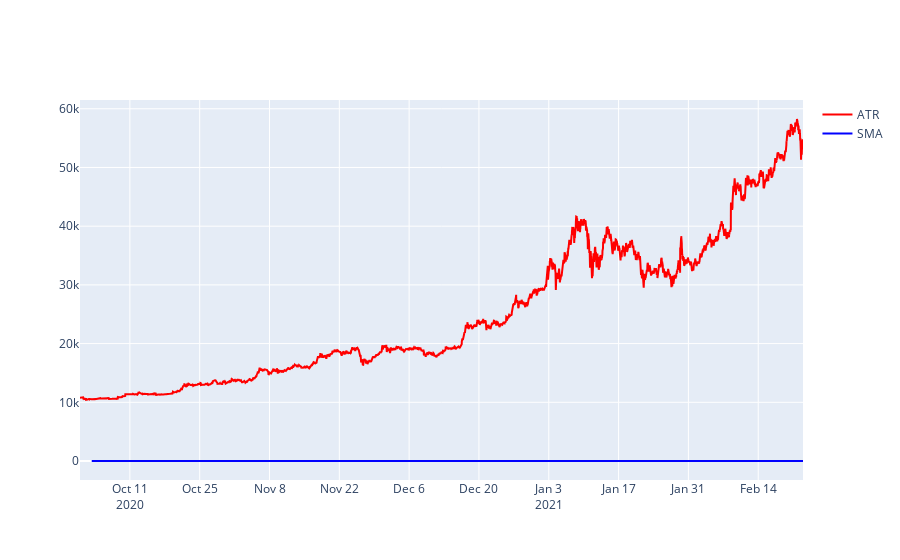

Notebook code cell kept with this figure:
### Code cell
fig = go.Figure()
fig.add_scatter(
    x=atr_ind.index.to_list(),
    y=prices.close.values.flatten(),
    mode='lines',
    marker=dict(color='red'),
    name='ATR'

)
fig.add_scatter(
    x=rsi_ind.index.to_list(),
    y=talib.SMA(atr_ind.values.flatten(), timeperiod=100) * 1000 / prices.close.values.flatten(),
    mode='lines',
    marker=dict(color='blue'),
    name='SMA'
)
fig.show()

### Figure 1 — Plotly figure (JSON) as saved in the notebook; plotly's stock layout.template omitted (floating-point values rounded to 4 significant figures; data arrays with more than 128 entries replaced by an {"elided": "..."} marker saying what was removed)
{"data": [{"marker": {"color": "red"}, "mode": "lines", "name": "ATR", "type": "scatter", "x": {"elided": "6960 str values"}, "y": {"elided": "6960 float values"}}, {"marker": {"color": "blue"}, "mode": "lines", "name": "SMA", "type": "scatter", "x": {"elided": "6960 str values"}, "y": {"elided": "6960 float values"}}], "layout": {}}
